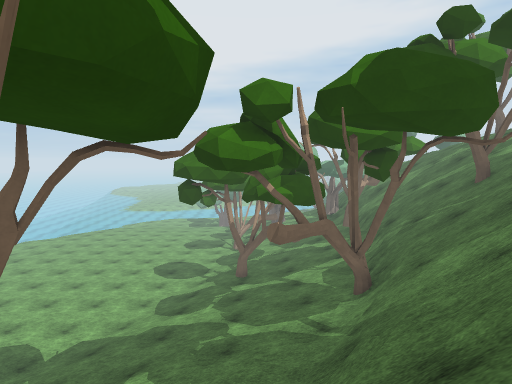
[1] (above)

24 first-person views from a walk through a Unity game level. The camera is 1.3 m above the floor, tilts 6° down and sees 80° across. Doors are open. The floor is counted in squares, 1 m on a side. Each view is taken from the middle of a square. On the plan, view 1 faces up. The plan holds only what a view shows up to about 14 squares ahead; the rest is blank. The place goes on beyond the plan. Some surface patterns are stand-ins.

[2]
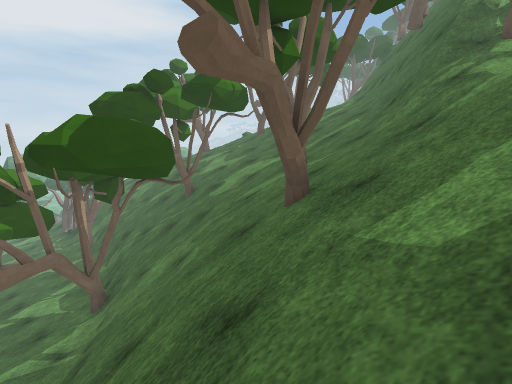

[3]
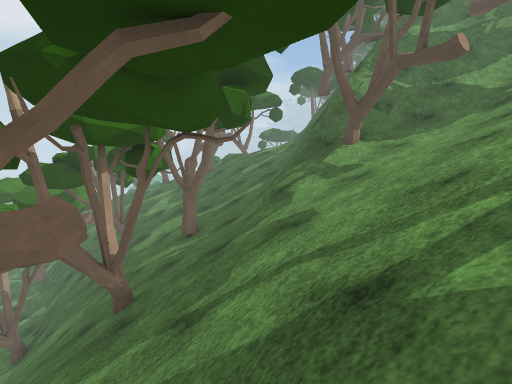

[4]
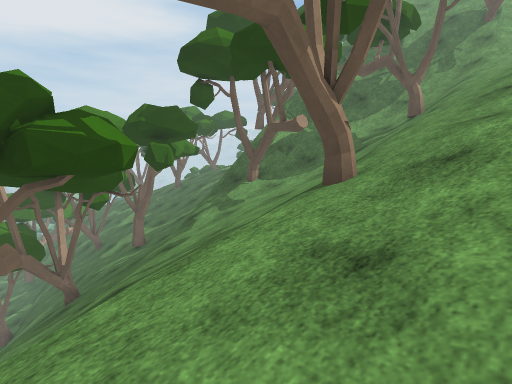

[5]
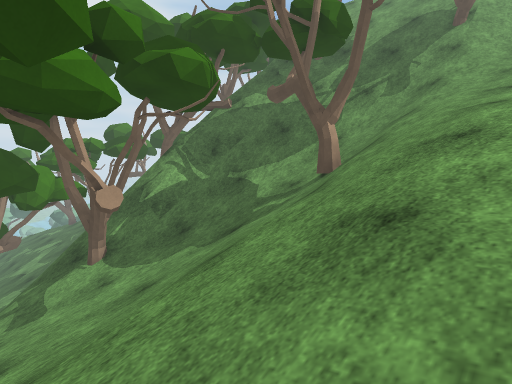

[6]
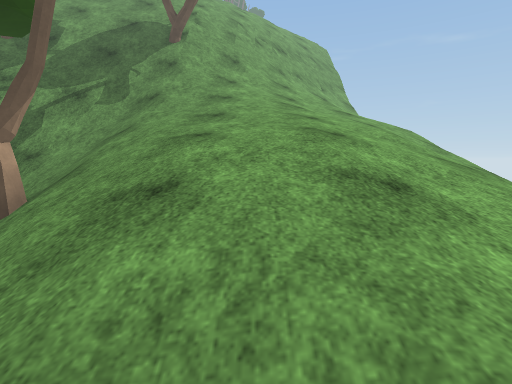

[7]
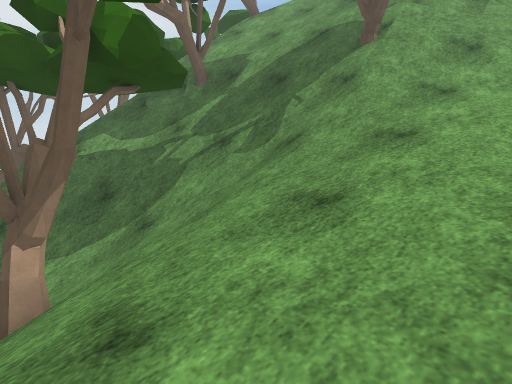

[8]
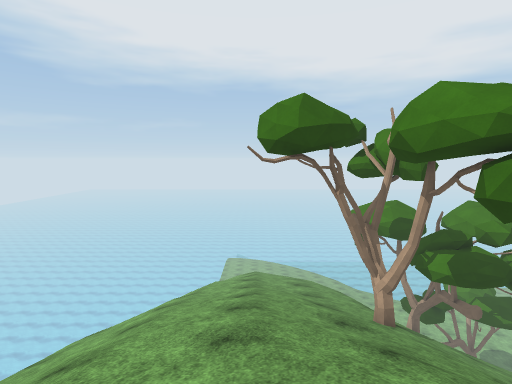

[9]
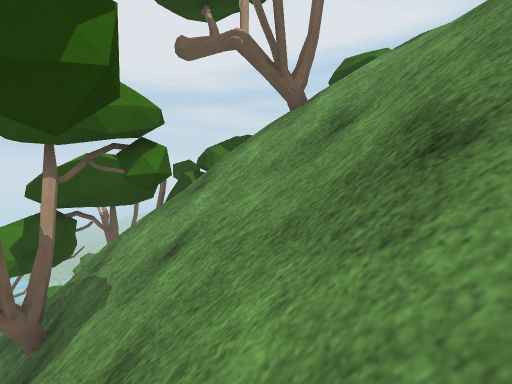

[10]
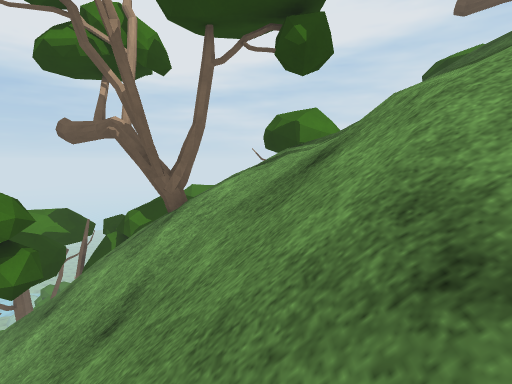

[11]
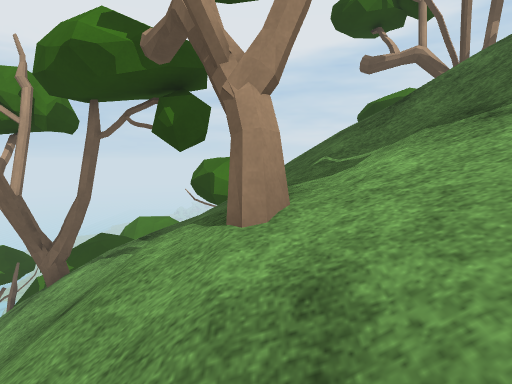

[12]
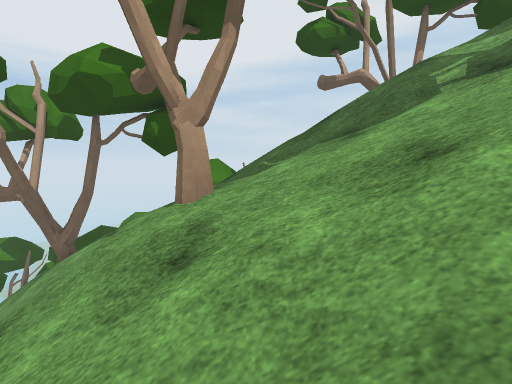

[13]
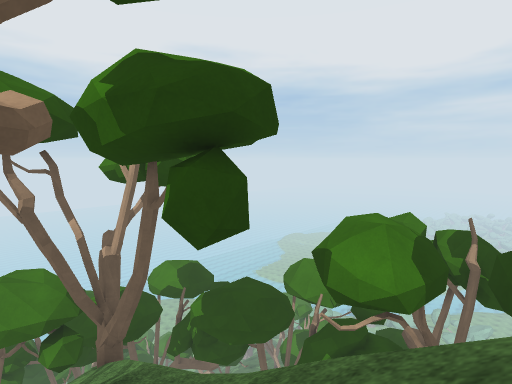

[14]
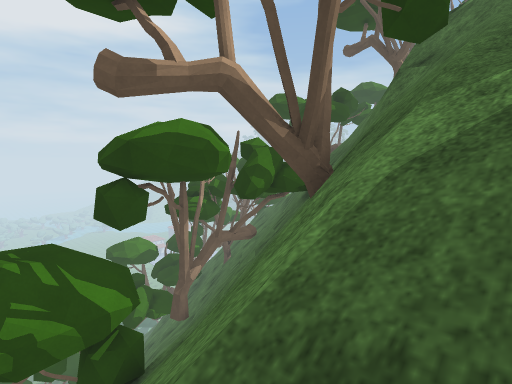

[15]
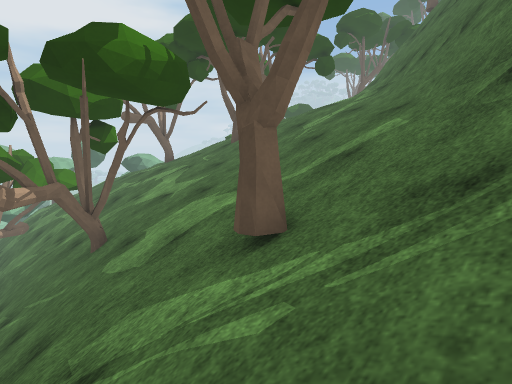

[16]
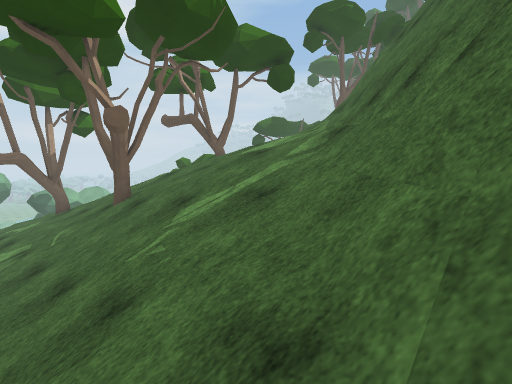

[17]
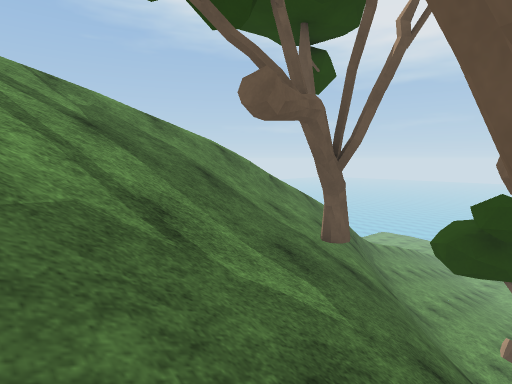

[18]
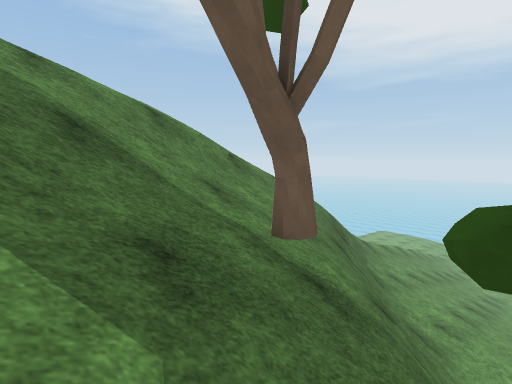

[19]
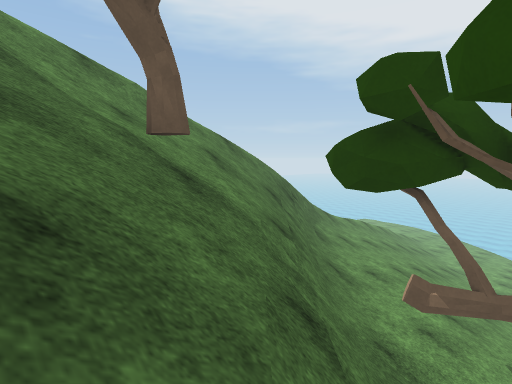

[20]
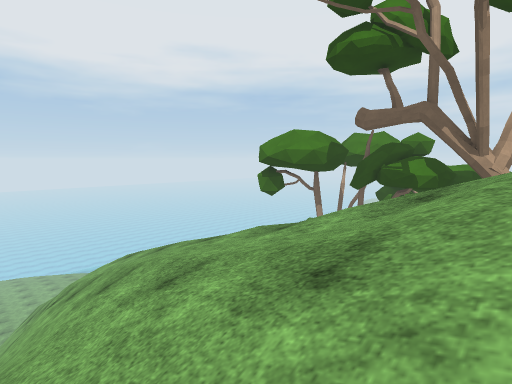

[21]
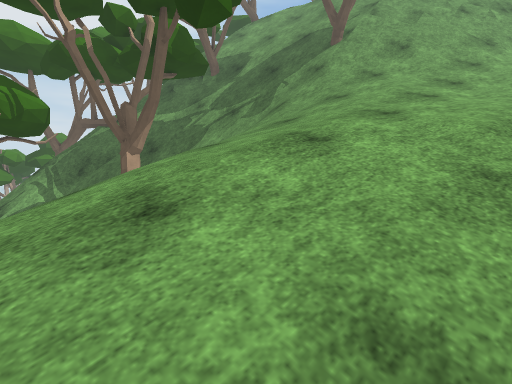

[22]
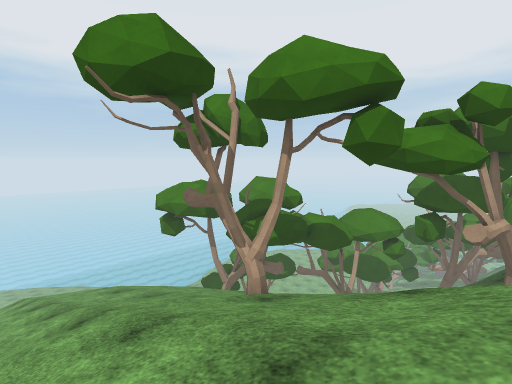

[23]
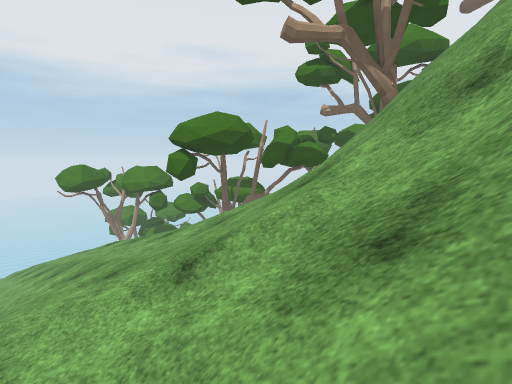

[24]
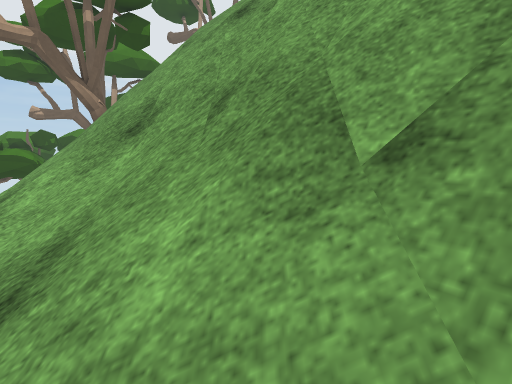

### Floor plan
Key: @ floor where view 1 was taken; # wall or solid block; . main floor; : floor 1.75 m higher than the main floor; + floor 12 m higher than the main floor; * floor 13 m higher than the main floor; % floor 17 m higher than the main floor; & floor 17.75 m higher than the main floor; / step, stairs or slope; = window, fence, low wall or low ledge; v drop or lower ground; T tree; O other object.
Columns run from 8 left of view 1 to 41 right of it. Each row starts with its distance up from view 1.
 13 ...///://////==//T///////T////*
 12 ..//////////#=//TT////////////*
 11 ..///://////#=//////////////*//O ==
 10 .///://////T# /////////////////==##     #TT
  9 ///////////TT/////////////////=###      TTT    TTT
  8   /:///////=//////// ////////=###      TT T    TTT
  7     ///////////////////////=###    TT  TTTT    TT
  6       ///////////////////=####   #TTT  TTTT   vvvv
  5         //=//////T//////=###   TTTTT    TTT   Tvvv
  4          =v///////////=####  TT#T             TT v
  3          v//////////=####TTT TT#T            vvTTT
  2  // T    ///TT/////==#vvv T TTTTTT  TTT      vvTT/
  1 /////T/=////TT///////////=#T// =/TT/TT////////////
  0 /////T=#@////////////////== //=#//////////////////
 -1 /////=v/////////////TT///==#//=#T//////// ////////
 -2 ////=v//////////////T//////////TT////////////////
 -3 ///=#//TT///////////////////=/////////////T/////
 -4 /==/////////////////////////////////////////////
 -5 ===////////////////////////////////////////////
 -6 =#//////////////////////TT//////////// / /////
 -7 v/////////////////////////////////T///     //
 -8 //////////////TT//////////////////TT///    /
 -9        ////////////////////////////////
-10         //++/////////////%///////////=/
-11        /////////////////%%&//////////#=#
-12     ////////*////////////%////////////=#
-13     //////////////////////////////////=##
-14     ///////////////////////////////////=##
-15   /=////////////////////////////////////=#
-16   //==//////////////  //////////////////=#
-17         /////  ////        /////////  //

Where each view was taken, in squares from view 1:
view 1: 0 up, 0 right, facing up
view 2: 2 down, 0 right, facing up-right
view 3: 6 down, 2 right, facing up-right
view 4: 11 down, 2 right, facing up-right
view 5: 11 down, 9 right, facing up-right
view 6: 11 down, 11 right, facing right
view 7: 12 down, 16 right, facing up-right
view 8: 12 down, 16 right, facing left
view 9: 7 down, 28 right, facing up
view 10: 6 down, 31 right, facing up
view 11: 6 down, 34 right, facing up
view 12: 8 down, 35 right, facing up
view 13: 1 down, 36 right, facing up-left
view 14: 0 up, 36 right, facing up-right
view 15: 2 up, 6 right, facing up-right
view 16: 4 up, 13 right, facing up-right
view 17: 1 up, 6 right, facing down-left
view 18: 0 up, 3 right, facing down-left
view 19: 2 up, 2 right, facing down-left
view 20: 17 down, 8 right, facing up-left
view 21: 15 down, 13 right, facing up-right
view 22: 14 down, 13 right, facing up-left
view 23: 17 down, 30 right, facing up-left
view 24: 17 down, 31 right, facing up
